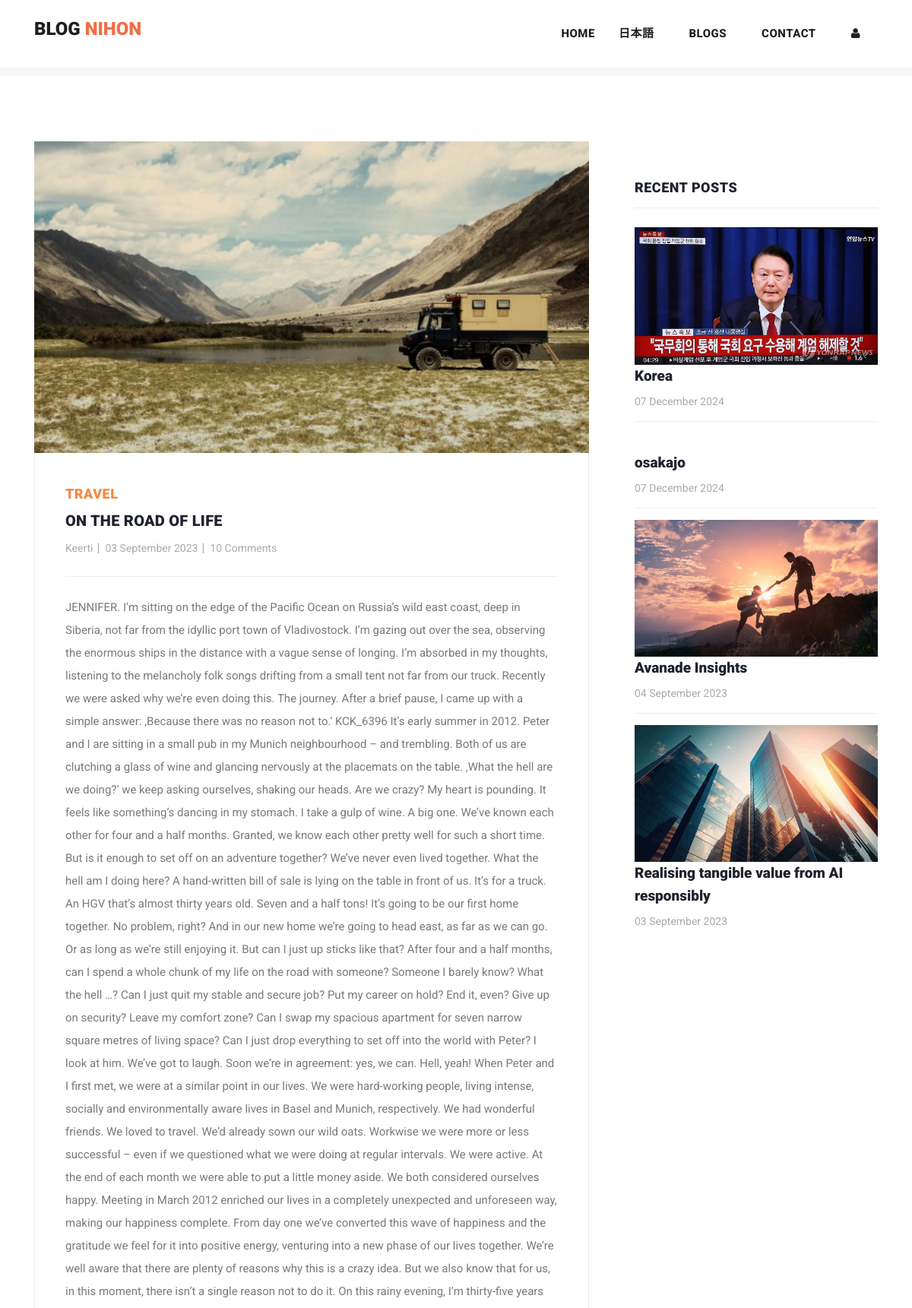
The app's page /post/18 (upper part), older data.
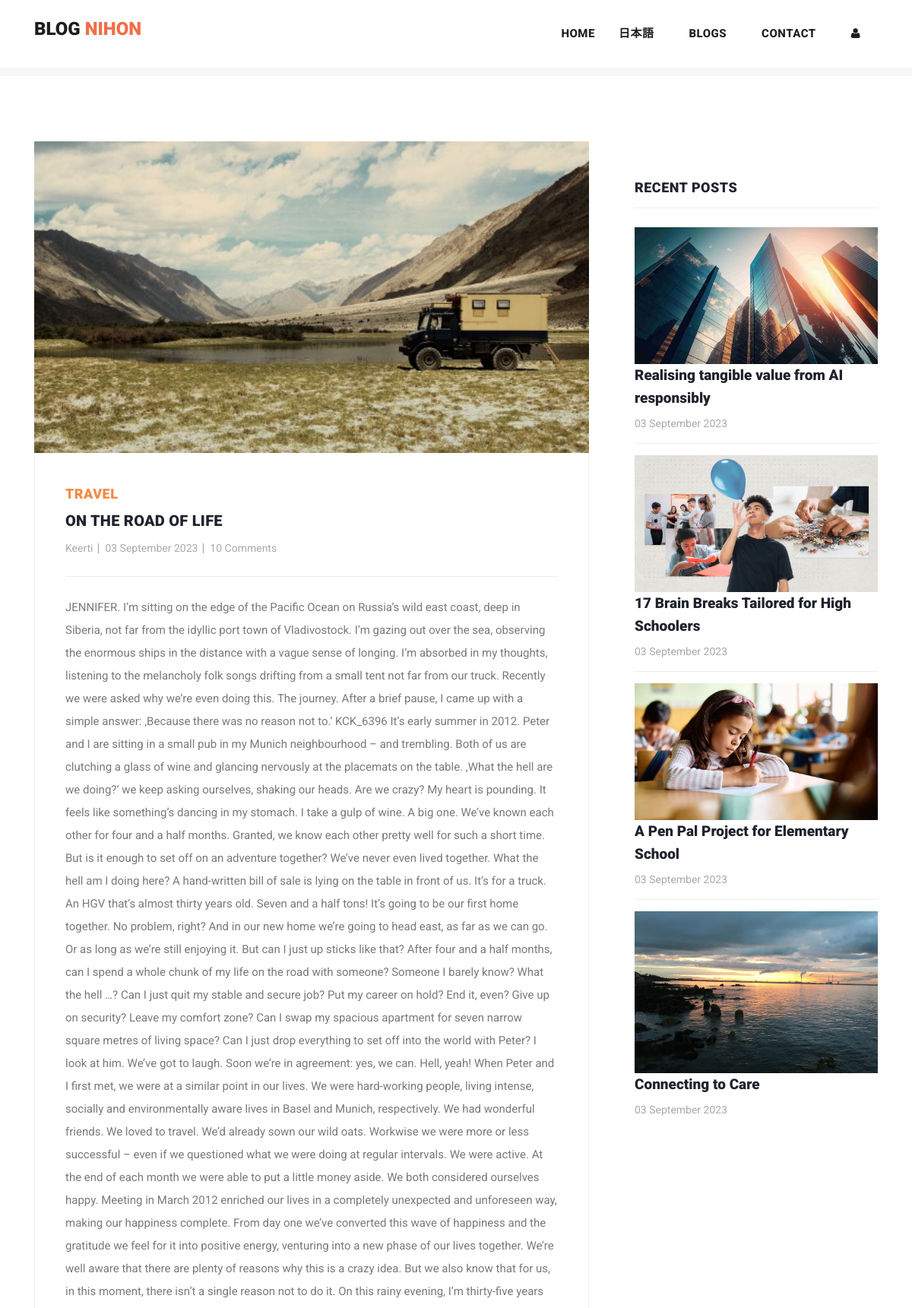
The same page, newer data.
### myapp/models.py (models this page shows, shortened)
class Post(models.Model):
    postname = models.CharField(max_length=600)
    category = models.CharField(max_length=600)
    image = models.ImageField(upload_to='images/posts',blank=True,null=True)
    content = models.CharField(max_length=100000)
    time = models.CharField(default=time,max_length=100, blank=True)
    likes = models.IntegerField(null=True,blank=True,default=0)
    user = models.ForeignKey(User,on_delete=models.CASCADE)

### myapp/views.py (the view)
# urls.py: path("post/<int:id>",views.post,name="post"),
def post(request,id):
    post = Post.objects.get(id=id)
    return render(request,"post-details.html",{
        "user":request.user,
        'post':Post.objects.get(id=id),
        'recent_posts':Post.objects.all().order_by("-id"),
        'media_url':settings.MEDIA_URL,
        'comments':Comment.objects.filter(post_id = post.id),
        'total_comments': len(Comment.objects.filter(post_id = post.id))
    })

### templates/post-details.html (shortened to what this page needs)
{% load static %}
<!DOCTYPE html>
<html lang="en">
  <head>
    <link href="https://cdn.jsdelivr.net/npm/bootstrap@5.3.0-alpha3/dist/css/bootstrap.min.css" rel="stylesheet">
    <link href="{% static 'vendor/bootstrap/css/bootstrap.min.css' %}" rel="stylesheet">
    <link rel="stylesheet" href="{% static 'assets/css/fontawesome.css' %}">
    <link rel="stylesheet" href="{% static 'assets/css/templatemo-stand-blog.css' %}">
    <link rel="stylesheet" href="{% static 'assets/css/owl.css' %}">
  </head>
  <body>
    {%include 'header.html'%}
    <section class="blog-posts grid-system">
      <div class="container">
        <div class="row">
          <div class="col-lg-8">
            <div class="all-blog-posts">
              <div class="row">
                <div class="col-lg-12">
                  <div class="blog-post">
                    <div class="blog-thumb">
                      <img src="{{media_url}}{{post.image}}" alt="post_image">
                    </div>
                    <div class="down-content">
                      <span>{{post.category}}</span>
                      <a><h4>{{post.postname}}</h4></a>
                      <ul class="post-info">
                        <li><a href="#">{{post.user}}</a></li>
                        <li><a href="#">{{post.time}}</a></li>
                        <li><a href="#">10 Comments</a></li>
                      </ul>
                      <p>{{post.content}}</p>
                    </div>
                  </div>
                </div>
              </div>
            </div>
          </div>
          <div class="col-lg-4">
            <div class="sidebar">
              <div class="row">
                <div class="col-lg-12">
                  <div class="sidebar-item recent-posts">
                    <div class="sidebar-heading">
                      <h2>Recent Posts</h2>
                    </div>
                    <div class="content">
                      <ul>
                        {% for post in recent_posts|slice:"0:4" %}
                        <li>
                          <img src="{{media_url}}{{post.image}}" class="img-fluid" alt="">
                          <a href="post-details.html">
                            <a href="{% url 'post' post.id %}" class="text-decoration-none text-dark"><h5>{{post.postname}}</h5></a>
                          <span>{{post.time}}</span>
                        </a></li>
                        {% endfor %}
                      </ul>
                    </div>
                  </div>
                </div>
              </div>
            </div>
          </div>
        </div>
      </div>
    </section>
  </body>
</html>

Row changes from the older to the newer data that the page shows:
removed Post: image (picture), postname "Korea", time "07 December 2024"
removed Post: postname "osakajo", time "07 December 2024"
removed Post: image (picture), postname "Avanade Insights", time "04 September 2023"
now on this page (row unchanged): Post: image (picture), postname "17 Brain Breaks Tailored for High Schoolers", time "03 September 2023"
now on this page (row unchanged): Post: image (picture), postname "A Pen Pal Project for Elementary School", time "03 September 2023"
now on this page (row unchanged): Post: image (picture), postname "Connecting to Care", time "03 September 2023"
